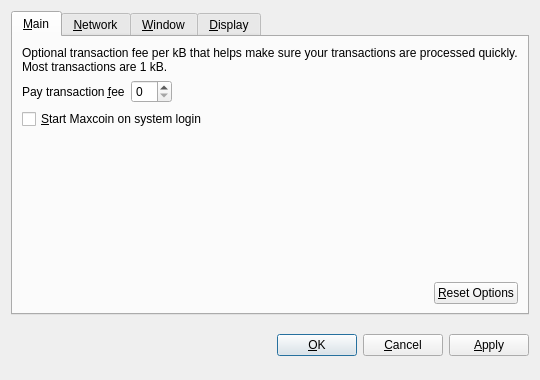
<?xml version="1.0" encoding="UTF-8"?>
<ui version="4.0">
 <class>OptionsDialog</class>
 <widget class="QDialog" name="OptionsDialog">
  <property name="geometry">
   <rect>
    <x>0</x>
    <y>0</y>
    <width>540</width>
    <height>380</height>
   </rect>
  </property>
  <property name="windowTitle">
   <string>Options</string>
  </property>
  <property name="modal">
   <bool>true</bool>
  </property>
  <layout class="QVBoxLayout" name="verticalLayout">
   <item>
    <widget class="QTabWidget" name="tabWidget">
     <property name="tabPosition">
      <enum>QTabWidget::North</enum>
     </property>
     <property name="currentIndex">
      <number>0</number>
     </property>
     <widget class="QWidget" name="tabMain">
      <attribute name="title">
       <string>&amp;Main</string>
      </attribute>
      <layout class="QVBoxLayout" name="verticalLayout_Main">
       <item>
        <widget class="QLabel" name="transactionFeeInfoLabel">
         <property name="text">
          <string>Optional transaction fee per kB that helps make sure your transactions are processed quickly. Most transactions are 1 kB.</string>
         </property>
         <property name="textFormat">
          <enum>Qt::PlainText</enum>
         </property>
         <property name="wordWrap">
          <bool>true</bool>
         </property>
        </widget>
       </item>
       <item>
        <layout class="QHBoxLayout" name="horizontalLayout_1_Main">
         <item>
          <widget class="QLabel" name="transactionFeeLabel">
           <property name="text">
            <string>Pay transaction &amp;fee</string>
           </property>
           <property name="textFormat">
            <enum>Qt::PlainText</enum>
           </property>
           <property name="buddy">
            <cstring>transactionFee</cstring>
           </property>
          </widget>
         </item>
         <item>
          <widget class="BitcoinAmountField" name="transactionFee"/>
         </item>
         <item>
          <spacer name="horizontalSpacer_1_Main">
           <property name="orientation">
            <enum>Qt::Horizontal</enum>
           </property>
           <property name="sizeHint" stdset="0">
            <size>
             <width>40</width>
             <height>20</height>
            </size>
           </property>
          </spacer>
         </item>
        </layout>
       </item>
       <item>
        <widget class="QCheckBox" name="bitcoinAtStartup">
         <property name="toolTip">
          <string>Automatically start Maxcoin after logging in to the system.</string>
         </property>
         <property name="text">
          <string>&amp;Start Maxcoin on system login</string>
         </property>
        </widget>
       </item>
       <item>
        <spacer name="verticalSpacer_Main">
         <property name="orientation">
          <enum>Qt::Vertical</enum>
         </property>
         <property name="sizeHint" stdset="0">
          <size>
           <width>20</width>
           <height>40</height>
          </size>
         </property>
        </spacer>
       </item>
       <item>
        <layout class="QHBoxLayout" name="horizontalLayout_2_Main">
         <item>
          <spacer name="horizontalSpacer_2_Main">
           <property name="orientation">
            <enum>Qt::Horizontal</enum>
           </property>
           <property name="sizeHint" stdset="0">
            <size>
             <width>40</width>
             <height>20</height>
            </size>
           </property>
          </spacer>
         </item>
         <item>
          <widget class="QPushButton" name="resetButton">
           <property name="toolTip">
            <string>Reset all client options to default.</string>
           </property>
           <property name="text">
            <string>&amp;Reset Options</string>
           </property>
           <property name="autoDefault">
            <bool>false</bool>
           </property>
          </widget>
         </item>
        </layout>
       </item>
      </layout>
     </widget>
     <widget class="QWidget" name="tabNetwork">
      <attribute name="title">
       <string>&amp;Network</string>
      </attribute>
      <layout class="QVBoxLayout" name="verticalLayout_Network">
       <item>
        <widget class="QCheckBox" name="mapPortUpnp">
         <property name="toolTip">
          <string>Automatically open the Maxcoin client port on the router. This only works when your router supports UPnP and it is enabled.</string>
         </property>
         <property name="text">
          <string>Map port using &amp;UPnP</string>
         </property>
        </widget>
       </item>
       <item>
        <widget class="QCheckBox" name="connectSocks">
         <property name="toolTip">
          <string>Connect to the Maxcoin network through a SOCKS proxy (e.g. when connecting through Tor).</string>
         </property>
         <property name="text">
          <string>&amp;Connect through SOCKS proxy:</string>
         </property>
        </widget>
       </item>
       <item>
        <layout class="QHBoxLayout" name="horizontalLayout_Network">
         <item>
          <widget class="QLabel" name="proxyIpLabel">
           <property name="text">
            <string>Proxy &amp;IP:</string>
           </property>
           <property name="textFormat">
            <enum>Qt::PlainText</enum>
           </property>
           <property name="buddy">
            <cstring>proxyIp</cstring>
           </property>
          </widget>
         </item>
         <item>
          <widget class="QValidatedLineEdit" name="proxyIp">
           <property name="maximumSize">
            <size>
             <width>140</width>
             <height>16777215</height>
            </size>
           </property>
           <property name="toolTip">
            <string>IP address of the proxy (e.g. 127.0.0.1)</string>
           </property>
          </widget>
         </item>
         <item>
          <widget class="QLabel" name="proxyPortLabel">
           <property name="text">
            <string>&amp;Port:</string>
           </property>
           <property name="textFormat">
            <enum>Qt::PlainText</enum>
           </property>
           <property name="buddy">
            <cstring>proxyPort</cstring>
           </property>
          </widget>
         </item>
         <item>
          <widget class="QLineEdit" name="proxyPort">
           <property name="maximumSize">
            <size>
             <width>55</width>
             <height>16777215</height>
            </size>
           </property>
           <property name="toolTip">
            <string>Port of the proxy (e.g. 9050)</string>
           </property>
          </widget>
         </item>
         <item>
          <widget class="QLabel" name="socksVersionLabel">
           <property name="text">
            <string>SOCKS &amp;Version:</string>
           </property>
           <property name="textFormat">
            <enum>Qt::PlainText</enum>
           </property>
           <property name="buddy">
            <cstring>socksVersion</cstring>
           </property>
          </widget>
         </item>
         <item>
          <widget class="QValueComboBox" name="socksVersion">
           <property name="toolTip">
            <string>SOCKS version of the proxy (e.g. 5)</string>
           </property>
          </widget>
         </item>
         <item>
          <spacer name="horizontalSpacer_Network">
           <property name="orientation">
            <enum>Qt::Horizontal</enum>
           </property>
           <property name="sizeHint" stdset="0">
            <size>
             <width>40</width>
             <height>20</height>
            </size>
           </property>
          </spacer>
         </item>
        </layout>
       </item>
       <item>
        <spacer name="verticalSpacer_Network">
         <property name="orientation">
          <enum>Qt::Vertical</enum>
         </property>
         <property name="sizeHint" stdset="0">
          <size>
           <width>20</width>
           <height>40</height>
          </size>
         </property>
        </spacer>
       </item>
      </layout>
     </widget>
     <widget class="QWidget" name="tabWindow">
      <attribute name="title">
       <string>&amp;Window</string>
      </attribute>
      <layout class="QVBoxLayout" name="verticalLayout_Window">
       <item>
        <widget class="QCheckBox" name="minimizeToTray">
         <property name="toolTip">
          <string>Show only a tray icon after minimizing the window.</string>
         </property>
         <property name="text">
          <string>&amp;Minimize to the tray instead of the taskbar</string>
         </property>
        </widget>
       </item>
       <item>
        <widget class="QCheckBox" name="minimizeOnClose">
         <property name="toolTip">
          <string>Minimize instead of exit the application when the window is closed. When this option is enabled, the application will be closed only after selecting Quit in the menu.</string>
         </property>
         <property name="text">
          <string>M&amp;inimize on close</string>
         </property>
        </widget>
       </item>
       <item>
        <spacer name="verticalSpacer_Window">
         <property name="orientation">
          <enum>Qt::Vertical</enum>
         </property>
         <property name="sizeHint" stdset="0">
          <size>
           <width>20</width>
           <height>40</height>
          </size>
         </property>
        </spacer>
       </item>
      </layout>
     </widget>
     <widget class="QWidget" name="tabDisplay">
      <attribute name="title">
       <string>&amp;Display</string>
      </attribute>
      <layout class="QVBoxLayout" name="verticalLayout_Display">
       <item>
        <layout class="QHBoxLayout" name="horizontalLayout_1_Display">
         <item>
          <widget class="QLabel" name="langLabel">
           <property name="text">
            <string>User Interface &amp;language:</string>
           </property>
           <property name="textFormat">
            <enum>Qt::PlainText</enum>
           </property>
           <property name="buddy">
            <cstring>lang</cstring>
           </property>
          </widget>
         </item>
         <item>
          <widget class="QValueComboBox" name="lang">
           <property name="toolTip">
            <string>The user interface language can be set here. This setting will take effect after restarting Maxcoin.</string>
           </property>
          </widget>
         </item>
        </layout>
       </item>
       <item>
        <layout class="QHBoxLayout" name="horizontalLayout_2_Display">
         <item>
          <widget class="QLabel" name="unitLabel">
           <property name="text">
            <string>&amp;Unit to show amounts in:</string>
           </property>
           <property name="textFormat">
            <enum>Qt::PlainText</enum>
           </property>
           <property name="buddy">
            <cstring>unit</cstring>
           </property>
          </widget>
         </item>
         <item>
          <widget class="QValueComboBox" name="unit">
           <property name="toolTip">
            <string>Choose the default subdivision unit to show in the interface and when sending coins.</string>
           </property>
          </widget>
         </item>
        </layout>
       </item>
       <item>
        <widget class="QCheckBox" name="displayAddresses">
         <property name="toolTip">
          <string>Whether to show Maxcoin addresses in the transaction list or not.</string>
         </property>
         <property name="text">
          <string>&amp;Display addresses in transaction list</string>
         </property>
        </widget>
       </item>
       <item>
        <widget class="QCheckBox" name="coinControlFeatures">
         <property name="toolTip">
          <string>Whether to show coin control features or not.</string>
         </property>
         <property name="text">
          <string>Display coin &amp;control features (experts only!)</string>
         </property>
        </widget>
       </item>
       <item>
        <spacer name="verticalSpacer_Display">
         <property name="orientation">
          <enum>Qt::Vertical</enum>
         </property>
         <property name="sizeHint" stdset="0">
          <size>
           <width>20</width>
           <height>40</height>
          </size>
         </property>
        </spacer>
       </item>
      </layout>
     </widget>
    </widget>
   </item>
   <item>
    <layout class="QHBoxLayout" name="horizontalLayout_Buttons">
     <item>
      <spacer name="horizontalSpacer_1">
       <property name="orientation">
        <enum>Qt::Horizontal</enum>
       </property>
       <property name="sizeHint" stdset="0">
        <size>
         <width>40</width>
         <height>48</height>
        </size>
       </property>
      </spacer>
     </item>
     <item>
      <widget class="QLabel" name="statusLabel">
       <property name="font">
        <font>
         <weight>75</weight>
         <bold>true</bold>
        </font>
       </property>
       <property name="text">
        <string/>
       </property>
       <property name="textFormat">
        <enum>Qt::PlainText</enum>
       </property>
       <property name="wordWrap">
        <bool>true</bool>
       </property>
      </widget>
     </item>
     <item>
      <spacer name="horizontalSpacer_2">
       <property name="orientation">
        <enum>Qt::Horizontal</enum>
       </property>
       <property name="sizeHint" stdset="0">
        <size>
         <width>40</width>
         <height>48</height>
        </size>
       </property>
      </spacer>
     </item>
     <item>
      <widget class="QPushButton" name="okButton">
       <property name="text">
        <string>&amp;OK</string>
       </property>
      </widget>
     </item>
     <item>
      <widget class="QPushButton" name="cancelButton">
       <property name="text">
        <string>&amp;Cancel</string>
       </property>
       <property name="autoDefault">
        <bool>false</bool>
       </property>
      </widget>
     </item>
     <item>
      <widget class="QPushButton" name="applyButton">
       <property name="text">
        <string>&amp;Apply</string>
       </property>
       <property name="autoDefault">
        <bool>false</bool>
       </property>
      </widget>
     </item>
    </layout>
   </item>
  </layout>
 </widget>
 <customwidgets>
  <customwidget>
   <class>BitcoinAmountField</class>
   <extends>QSpinBox</extends>
   <header>bitcoinamountfield.h</header>
  </customwidget>
  <customwidget>
   <class>QValueComboBox</class>
   <extends>QComboBox</extends>
   <header>qvaluecombobox.h</header>
  </customwidget>
  <customwidget>
   <class>QValidatedLineEdit</class>
   <extends>QLineEdit</extends>
   <header>qvalidatedlineedit.h</header>
  </customwidget>
 </customwidgets>
 <resources/>
 <connections/>
</ui>
